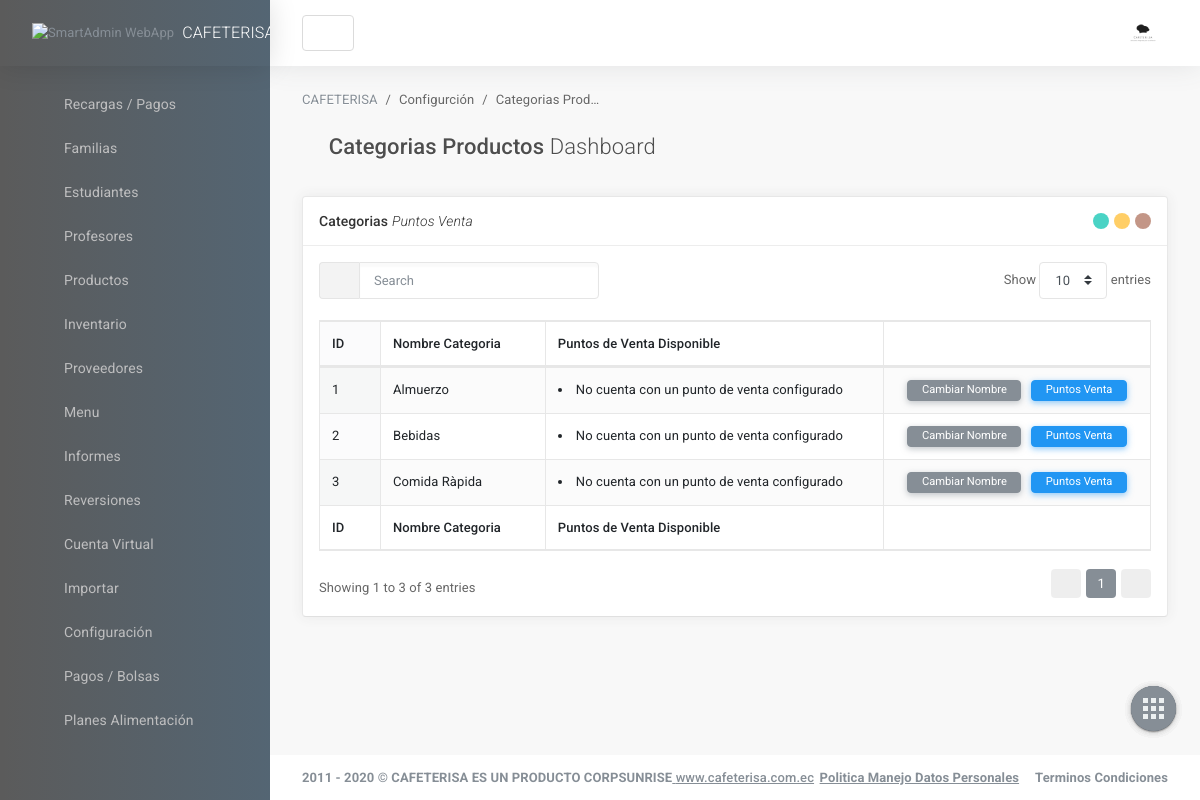
The page /categoriasProductos.php on the database its author committed.
### tables this page shows
CREATE TABLE categorias_producto (
	id_categoria		int(255) auto_increment not null,
	nombre_categoria	varchar(100) not null,
	CONSTRAINT pk_categorias_productos PRIMARY KEY(id_categoria)
);

### include/helpers.php (called while the page is built, shortened)
<?php
	function conseguir_categoria_producto($conexion){
		$sql = "SELECT id_categoria AS CODIGO_CATEGORIA, nombre_categoria AS NOMBRE_CATEGORIA FROM categorias_producto ORDER BY nombre_categoria ASC";
		$categorias = mysqli_query($conexion, $sql);
		$result = array();
		if ($categorias && mysqli_num_rows($categorias) >=1) {
			$result = $categorias;
		}
		return $result;
	}
?>

### categoriasProductos.php (the view, shortened to what this page needs)
<?php
require_once 'include/conexion.php';
require_once 'include/cabecera.php';
require_once 'include/helpers.php';
?>
                    <main id="js-page-content" role="main" class="page-content">
    <ol class="breadcrumb page-breadcrumb">
        <li class="breadcrumb-item"><a href="javascript:void(0);">CAFETERISA</a></li>
        <li class="breadcrumb-item">Configurci&oacute;n</li>
        <li class="breadcrumb-item">Categorias Productos</li>
    </ol>
    <div class="subheader">
        <h1 class="subheader-title">
            <i class='subheader-icon fal fa-home'></i> Categorias Productos <span class='fw-300'>Dashboard</span>
        </h1>
  </div>
  <div class="row">
      <div class="col-xl-12">
          <div id="panel-1" class="panel">
              <div class="panel-hdr">
                  <h2>
                      Categorias <span class="fw-300"><i>Puntos Venta</i></span>
                  </h2>
                  <div class="panel-toolbar">
                    <button class="btn btn-panel" data-action="panel-collapse" data-toggle="tooltip" data-offset="0,10" data-original-title="Minimizar"></button>
                    <button class="btn btn-panel" data-action="panel-fullscreen" data-toggle="tooltip" data-offset="0,10" data-original-title="Pantalla Completa"></button>
                    <button class="btn btn-panel" data-action="panel-close" data-toggle="tooltip" data-offset="0,10" data-original-title="Cerrar"></button>                  </div>
              </div>
              <div class="panel-container show">
                  <div class="panel-content">
                      <table id="dt-basic-example" class="table table-bordered table-hover table-striped w-100">
                          <thead>
                              <tr>
                                  <th>ID</th>
                                  <th>Nombre Categoria</th>
                                  <th>Puntos de Venta Disponible </th>
                                  <th>&nbsp;</th>
                              </tr
                          </thead>
                          <tbody>
<?php
$contador = 0;
    $categorias_productos = conseguir_categoria_producto($db);
    if(!empty($categorias_productos) && mysqli_num_rows($categorias_productos) >= 1):
        while ($categoria_producto = mysqli_fetch_assoc($categorias_productos)) :
        	$contador++;
?>
<tr>
                                  <td><?=$contador?></td>
                                  <td><?=$categoria_producto['NOMBRE_CATEGORIA']?></td>
                                  <td>
                                  	<?php
                                  		$puntos_categoria = conseguir_categorias_puntos($db, $categoria_producto['CODIGO_CATEGORIA']);
                                  		if(!empty($puntos_categoria) && mysqli_num_rows($puntos_categoria) >= 1):
        									while ($punto_categoria = mysqli_fetch_assoc($puntos_categoria)) :
                                  	?>
                                  	<li><?=$punto_categoria['NOMBRE_PUNTO_VENTA']?></li>
                                  	<?php
                                  			endwhile;
                                  		else:
                                  	?>
                                  	<li>No cuenta con un punto de venta configurado</li>
                                  	<?php
                                  		endif;
                                  	?>
                                  </td>
                                  <td align="center">
                                  <button type="button" class="btn btn-xs btn-primary" data-toggle="modal" data-target="#modalCambiarNombre<?=$categoria_producto['CODIGO_CATEGORIA']?>">Cambiar Nombre</button>
                                  <button type="button" class="btn btn-xs btn-info" data-toggle="modal" data-target="#modalEditar<?=$categoria_producto['CODIGO_CATEGORIA']?>">Puntos Venta</button>
                                  </td>
                              </tr>
<?php
        endwhile;
    endif;
?>
                          </tbody>
                          <tfoot>
                              <tr>
                                <th>ID</th>
                                <th>Nombre Categoria</th>
                                <th>Puntos de Venta Disponible </th>
                                <th>&nbsp;</th>
                              </tr>
                          </tfoot>
                      </table>
                  </div>
              </div>
          </div>
      </div>
  </div>
</main>
                    <footer class="page-footer" role="contentinfo">
    <div class="d-flex align-items-center flex-1 text-muted">
        <span class="hidden-md-down fw-700">2011 - 2020 © CAFETERISA ES UN PRODUCTO CORPSUNRISE<a href='https://www.cafeterisa.com.ec' class='text-primary fw-500' title='gotbootstrap.com' target='_blank'> www.cafeterisa.com.ec</a></span>
    </div>
    <div>
        <ul class="list-table m-0">
            <li><a href="https://www.katu.com.co/docs/politicaManejoDatosPersonales.pdf" target="_blank"class="text-secondary fw-700">Politica Manejo Datos Personales</a></li>
            <li class="pl-3"><a href="https://www.katu.com/docs/terminosCondiciones.pdf" class="text-secondary fw-700">Terminos Condiciones</a></li>
            </ul>
    </div>
</footer>
                </div>
            </div>
        </div>
<nav class="shortcut-menu d-none d-sm-block">
    <label for="menu_open" class="menu-open-button ">
        <span class="app-shortcut-icon d-block"></span>
    </label>
    <a href="#" class="menu-item btn" data-toggle="tooltip" data-placement="left" title="Scroll Incio">
    </a>
    <a href="salir.php" class="menu-item btn" data-toggle="tooltip" data-placement="left" title="Salir">
    </a>
    <a href="#" class="menu-item btn" data-action="app-fullscreen" data-toggle="tooltip" data-placement="left" title="Pantalla Completa">
    </a>
    <a href="#" class="menu-item btn" data-action="app-print" data-toggle="tooltip" data-placement="left" title="Imprimir Pagina">
    </a>
</nav>
    </body>
</html>

### css/datagrid/datatables/datatables.bundle.css (style rules this page uses)
table.dataTable { clear: both; margin-top: 6px !important; margin-bottom: 6px !important; max-width: none !important; border-collapse: separate !important; border-spacing: 0; }
table.dataTable td, table.dataTable th { -webkit-box-sizing: content-box; box-sizing: content-box; }
table.dataTable thead > tr > th.sorting_asc, table.dataTable thead > tr > th.sorting_desc, table.dataTable thead > tr > th.sorting, table.dataTable thead > tr > td.sorting_asc, table.dataTable thead > tr > td.sorting_desc, table.dataTable thead > tr > td.sorting { padding-right: 30px; }
table.dataTable thead .sorting, table.dataTable thead .sorting_asc, table.dataTable thead .sorting_desc, table.dataTable thead .sorting_asc_disabled, table.dataTable thead .sorting_desc_disabled { cursor: pointer; position: relative; }
table.dataTable thead .sorting:before, table.dataTable thead .sorting:after, table.dataTable thead .sorting_asc:before, table.dataTable thead .sorting_asc:after, table.dataTable thead .sorting_desc:before, table.dataTable thead .sorting_desc:after, table.dataTable thead .sorting_asc_disabled:before, table.dataTable thead .sorting_asc_disabled:after, table.dataTable thead .sorting_desc_disabled:before, table.dataTable thead .sorting_desc_disabled:after { position: absolute; bottom: 0.9em; display: block; opacity: 0.3; }
table.dataTable thead .sorting:before, table.dataTable thead .sorting_asc:before, table.dataTable thead .sorting_desc:before, table.dataTable thead .sorting_asc_disabled:before, table.dataTable thead .sorting_desc_disabled:before { right: 1em; content: "\2191"; }
table.dataTable thead .sorting:after, table.dataTable thead .sorting_asc:after, table.dataTable thead .sorting_desc:after, table.dataTable thead .sorting_asc_disabled:after, table.dataTable thead .sorting_desc_disabled:after { right: 0.5em; content: "\2193"; }
table.dataTable thead .sorting_asc:before, table.dataTable thead .sorting_desc:after { opacity: 1; }
table.table-bordered.dataTable th, table.table-bordered.dataTable td { border-left-width: 0; }
table.table-bordered.dataTable th:last-child, table.table-bordered.dataTable th:last-child, table.table-bordered.dataTable td:last-child, table.table-bordered.dataTable td:last-child { border-right-width: 0; }
table.table-bordered.dataTable tbody th, table.table-bordered.dataTable tbody td { border-bottom-width: 0; }
.sorting_asc, .sorting_desc, .even .sorting_1 { background-color: rgba(134, 142, 150, 0.03); }
.odd .sorting_1 { background-color: rgba(134, 142, 150, 0.04); }
table.dataTable { margin-top: 0 !important; margin-bottom: 1rem !important; }
table.dataTable thead .sorting:before, table.dataTable thead .sorting_asc:before, table.dataTable thead .sorting_desc:before, table.dataTable thead .sorting_asc_disabled:before, table.dataTable thead .sorting_desc_disabled:before { right: 1rem !important; content: "\f175"; font-size: 14px; font-family: 'Font Awesome 5 Pro'; }
table.dataTable thead .sorting:after, table.dataTable thead .sorting_asc:after, table.dataTable thead .sorting_desc:after, table.dataTable thead .sorting_asc_disabled:after, table.dataTable thead .sorting_desc_disabled:after { right: 0.5rem !important; content: "\f176"; font-size: 14px; font-family: 'Font Awesome 5 Pro'; }

### rows shown on the page
categorias_producto: nombre_categoria "Almuerzo"
categorias_producto: nombre_categoria "Bebidas"
categorias_producto: nombre_categoria "Comida Ràpida"
